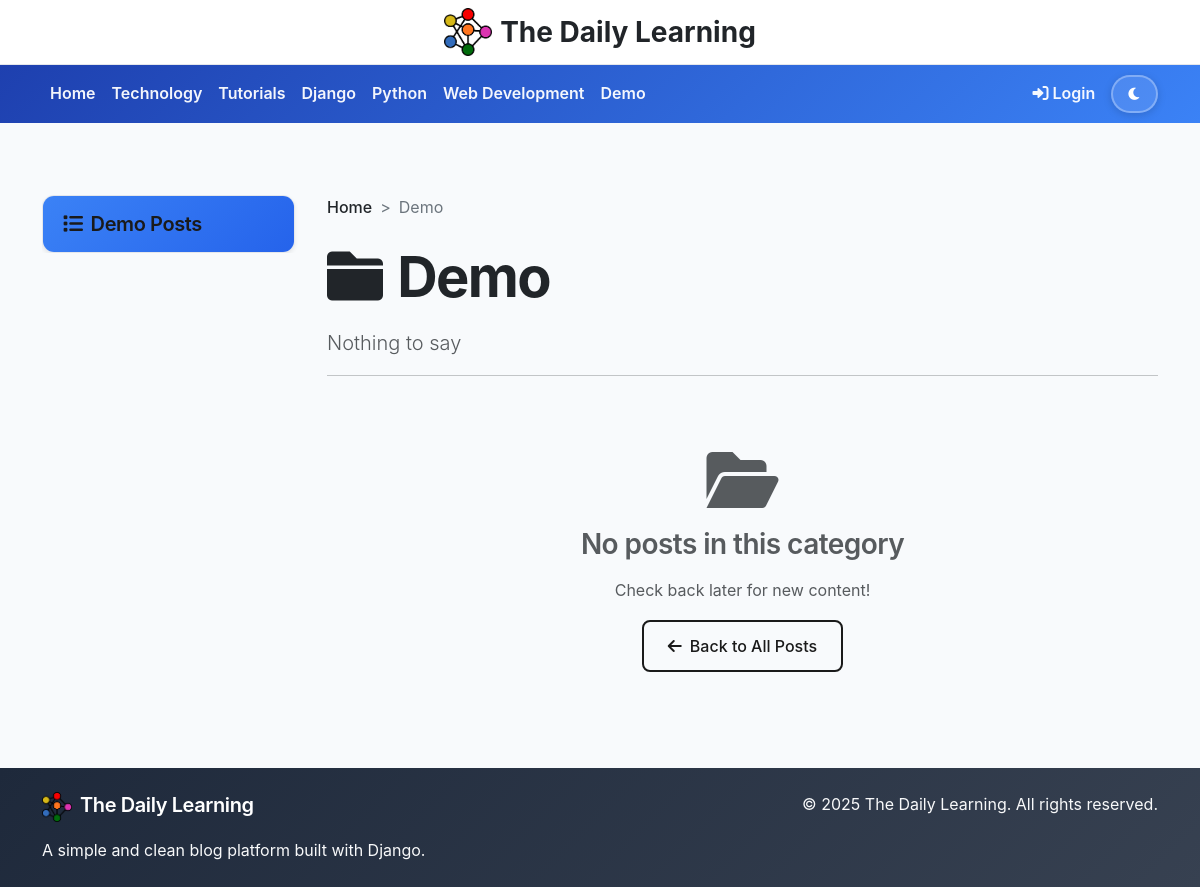
The page /category/demo/ on the database as committed earlier.
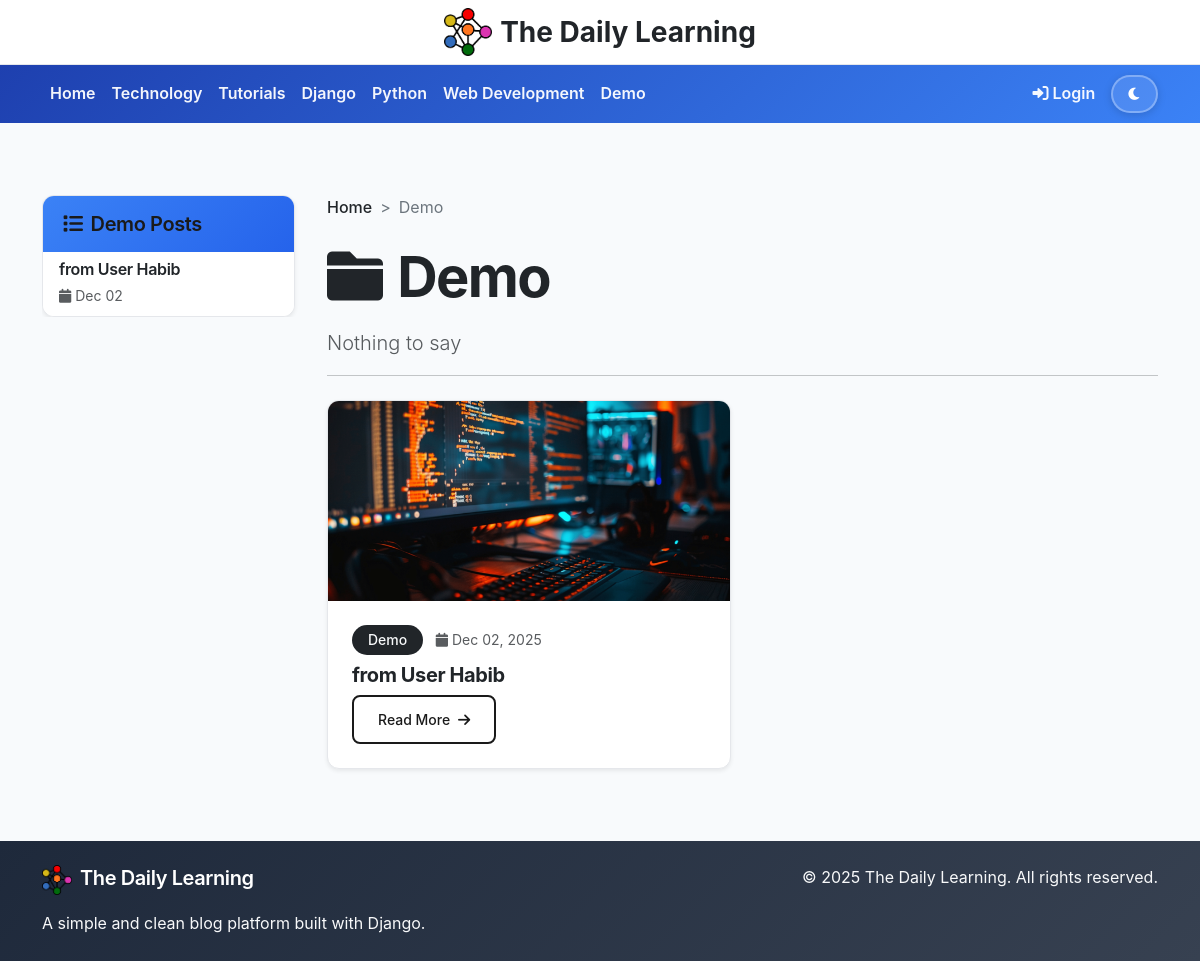
The same page on the database as committed later.
### blog/models.py (models this page shows, shortened)
class Category(models.Model):
    name = models.CharField(max_length=100)
    slug = models.SlugField(unique=True)
    description = models.TextField(blank=True)
    created_at = models.DateTimeField(auto_now_add=True)
    class Meta:
        verbose_name_plural = "Categories"

class Post(models.Model):
    STATUS_CHOICES = [
        ('draft', 'Draft'),
        ('published', 'Published'),
    ]
    title = models.CharField(max_length=200)
    slug = models.SlugField(unique=True)
    author = models.ForeignKey(User, on_delete=models.CASCADE)
    category = models.ForeignKey(Category, on_delete=models.CASCADE, related_name='posts')
    content = models.TextField(help_text="You can add images, videos, and YouTube links here")
    excerpt = models.TextField(max_length=500, blank=True, help_text="Brief description of the post")
    featured_image = models.ImageField(upload_to='blog_images/', blank=True, null=True)
    youtube_url = models.CharField(max_length=200, blank=True, help_text="YouTube URL (e.g., https://www.youtube.com/watch?v=VIDEO_ID)")
    video_file = models.FileField(upload_to='blog_videos/', blank=True, null=True, help_text="Upload video file")
    status = models.CharField(max_length=10, choices=STATUS_CHOICES, default='draft')
    created_at = models.DateTimeField(auto_now_add=True)
    updated_at = models.DateTimeField(auto_now=True)
    published_at = models.DateTimeField(null=True, blank=True)
    class Meta:
        ordering = ['-created_at']

### blog/views.py (the view)
# urls.py: path('category/<slug:slug>/', views.category_posts, name='category_posts'),
def category_posts(request, slug):
    category = get_object_or_404(Category, slug=slug)
    posts = Post.objects.filter(
        category=category,
        status='published'
    ).select_related('author', 'category')
    categories = Category.objects.all()
    paginator = Paginator(posts, 6)
    page_number = request.GET.get('page')
    posts = paginator.get_page(page_number)
    context = {
        'posts': posts,
        'category': category,
        'categories': categories,
    }
    return render(request, 'blog/category_posts.html', context)

### templates/blog/category_posts.html (shortened to what the changed rows need)
{% extends 'blog/base.html' %}
{% block content %}
<div class="row">
    <div class="col-lg-3">
        <div class="category-sidebar-scroll">
            <div class="card border-0 shadow-sm">
                <div class="card-header bg-dark text-light">
                    <h5 class="mb-0">
                        <i class="fas fa-list me-2"></i>{{ category.name }} Posts
                    </h5>
                </div>
                <div class="card-body p-0">
                    <div class="list-group list-group-flush">
                        {% for post in posts %}
                        <a href="{% url 'post_detail' post.slug %}" class="list-group-item list-group-item-action hover-item" style="transition: all 0.2s;">
                            <div class="d-flex w-100 justify-content-between">
                                <h6 class="mb-1 text-dark">{{ post.title|truncatewords:6 }}</h6>
                            </div>
                            <small class="text-muted">
                                <i class="fas fa-calendar me-1"></i>{{ post.created_at|date:"M d" }}
                            </small>
                        </a>
                        {% endfor %}
                    </div>
                </div>
            </div>
        </div>
    </div>
    <div class="col-lg-9">
        <div class="mb-4">
            <nav aria-label="breadcrumb">
                <ol class="breadcrumb">
                    <li class="breadcrumb-item"><a href="{% url 'post_list' %}" class="text-dark">Home</a></li>
                    <li class="breadcrumb-item active">{{ category.name }}</li>
                </ol>
            </nav>
            <h1 class="display-4 fw-bold text-dark mb-3">
                <i class="fas fa-folder me-3"></i>{{ category.name }}
            </h1>
            {% if category.description %}
            <p class="lead text-muted">{{ category.description }}</p>
            {% endif %}
            <hr class="border-dark">
        </div>
        {% if posts %}
            <div class="row">
                {% for post in posts %}
                <div class="col-md-6 mb-4">
                    <div class="card h-100 shadow-sm border-0">
                        {% if post.featured_image %}
                        <img src="{{ post.featured_image.url }}" class="card-img-top" alt="{{ post.title }}" style="height: 200px; object-fit: cover;">
                        {% else %}
                        <div class="card-img-top bg-light d-flex align-items-center justify-content-center" style="height: 200px;">
                            <i class="fas fa-image fa-3x text-muted"></i>
                        </div>
                        {% endif %}
                        <div class="card-body d-flex flex-column">
                            <div class="mb-2">
                                <span class="badge bg-dark text-light">{{ post.category.name }}</span>
                                <small class="text-muted ms-2">
                                    <i class="fas fa-calendar me-1"></i>{{ post.created_at|date:"M d, Y" }}
                                </small>
                            </div>
                            <h5 class="card-title fw-bold">
                                <a href="{% url 'post_detail' post.slug %}" class="text-dark text-decoration-none">
                                    {{ post.title }}
                                </a>
                            </h5>
                            <div class="mt-auto">
                                <a href="{% url 'post_detail' post.slug %}" class="btn btn-outline-dark btn-sm">
                                    Read More <i class="fas fa-arrow-right ms-1"></i>
                                </a>
                            </div>
                        </div>
                    </div>
                </div>
                {% endfor %}
            </div>
        {% else %}
            <div class="text-center py-5">
                <i class="fas fa-folder-open fa-4x text-muted mb-3"></i>
                <h3 class="text-muted">No posts in this category</h3>
                <p class="text-muted">Check back later for new content!</p>
                <a href="{% url 'post_list' %}" class="btn btn-outline-dark">
                    <i class="fas fa-arrow-left me-2"></i>Back to All Posts
                </a>
            </div>
        {% endif %}
    </div>
</div>
{% endblock %}

### templates/blog/base.html (shortened to what the changed rows need)
<!DOCTYPE html>
<html lang="en">
<head>
    <link href="https://cdn.jsdelivr.net/npm/bootstrap@5.3.0/dist/css/bootstrap.min.css" rel="stylesheet">
    <link rel="stylesheet" href="{% load static %}{% static 'css/style.css' %}">
    <link rel="stylesheet" href="https://cdnjs.cloudflare.com/ajax/libs/font-awesome/6.0.0/css/all.min.css">
</head>
<body>
                <img src="{% load static %}{% get_media_prefix %}Logo/site_logo.png" alt="The Daily Learning" height="48" class="me-2">
    <nav class="navbar navbar-expand-lg navbar-dark position-sticky top-0 z-2">
        <div class="container">
            <div class="d-flex w-100 justify-content-between align-items-center">
                <div class="d-flex align-items-center">
                    <div class="collapse navbar-collapse show" id="navbarNav">
                        <ul class="navbar-nav me-auto mb-2 mb-lg-0">
                            {% for category in categories %}
                            <li class="nav-item">
                                <a class="nav-link" href="{% url 'category_posts' category.slug %}">{{ category.name }}</a>
                            </li>
                            {% endfor %}
                        </ul>
                    </div>
                </div>
            </div>
        </div>
    </nav>
    <main class="container my-3 mt-5 pt-4">
        {% block content %}
        {% endblock %}
    </main>
                    <h5><img src="{% load static %}{% get_media_prefix %}Logo/site_logo.png" alt="The Daily Learning" height="30" class="me-2">The Daily Learning</h5>
</body>
</html>

Rows that differ between the two databases and show on the page:
added Post: title "from User Habib", created_at "Dec 02", featured_image (picture), category.name "Demo", created_at "Dec 02, 2025"
Other text that changed with them:
text no longer shown: "No posts in this category Check back later for new content! Back to All Posts"
